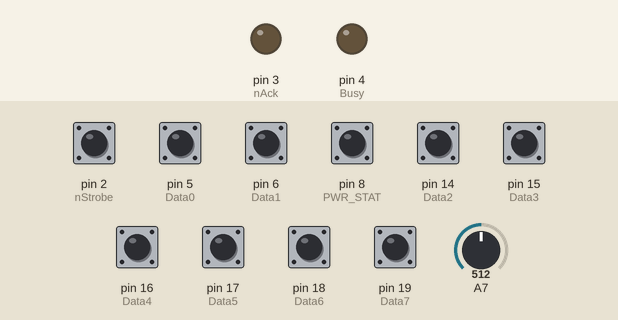
The sketch below on a simulated Arduino Uno, built with avr-gcc and run on an emulated ATmega328P. On the bench: output pins drawn as LEDs (lit = HIGH). The inputs (shaded band) are chosen by the test bench; at power-on: pin 2 (nStrobe), pin 5 (Data0), pin 6 (Data1), pin 8 (PWR_STAT), pin 14 (Data2), pin 15 (Data3), pin 16 (Data4), pin 17 (Data5), pin 18 (Data6), pin 19 (Data7) HIGH, A7 = 512. Storage starts empty.

Above: at 1.3 s.
1.4 s: pin 2 (nStrobe) pulled LOW for 0.6 s
At 2.0 s:
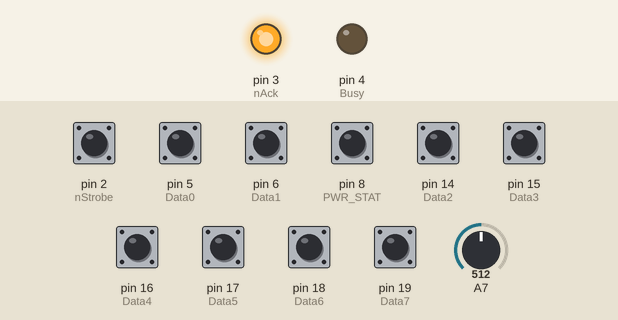
3.5 s: pin 2 (nStrobe) pulled LOW for 1 s
Timing chart, 0 to 6.5 s (numbered marks = the images above; inputs shaded):
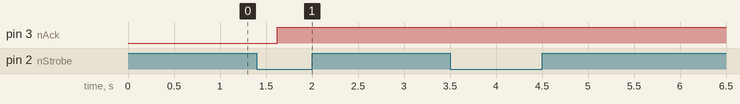

The sketch:

lpt-seriell.ino
```cpp
/********************************************************************************
 * PrinterCaptureInterrupt.ino
 * ------------------
 * Wiring Layout
 * -------------
 *
 * Parallel Port Output               Arduino Input
 * --------------------               -------------
 * Name      Dir.   Pin                Name    Pin
 * ----      ----   ---                ----    ---
 * nSTROBE    >       1................INT0     2 (as interupt)
 * DATA BYTE  >     2-9....................     5,6,14-19
 * nACK       <      10....................     3
 * BUSY       <      11....................     4
 * OutofPaper <      12................GND
 * Selected   <      13.................5v
 * GND        <>  18-25................GND
 *-------------------------------------------------------------------------------
 *
 * CS:      pin 10
 * MOSI:    pin 11
 * MISO:    pin 12
 * SCK:     pin 13
 *
 ********************************************************************************/
#define LEN 256

#define PWR_ON   7
#define PWR_STAT 8
#define LED_ON   9

#define SD_CS   10

#define Data0   5
#define Data1   6
#define Data2   14
#define Data3   15
#define Data4   16
#define Data5   17
#define Data6   18
#define Data7   19

#define nStrobe 2
#define nAck    3
#define Busy    4


#include <SPI.h>
#include <SD.h>
#include "TimerOne.h"

enum States {
  READY,
  BUSY,
  ACK,
  STDBY
} State;

String Filename = "";
char buf[LEN];
int bufx = 0;
int count = 0;
int toggle = LOW;
int adc;


void setup()
{
  //--------- Configure pins --------------

  pinMode(PWR_ON, OUTPUT);
  digitalWrite(PWR_ON,HIGH); // pin7 power-bridge ein;
  pinMode(PWR_STAT, INPUT_PULLUP); // pin8 für status power-bridge
  pinMode(LED_ON, OUTPUT);
  digitalWrite(LED_ON,HIGH); // pin9 power Led ein;

  pinMode(nStrobe, INPUT_PULLUP);

  for (int n = Data0; n < (Data7+1); n++)
    pinMode(n, INPUT_PULLUP);

  pinMode(nAck, OUTPUT);
  pinMode(Busy, OUTPUT);

  //Serial.begin(9600);
  //while (!Serial) { ; }

  attachInterrupt(0,DataReady,FALLING);
  State = STDBY;
  delay(100);
  //Serial.println("Pins Initialised");


  //-------- SD Karte einbinden -------------

  //Serial.println("Initializing SD Card...");

  // see if the card is present and can be initialized:
  if (!SD.begin(SD_CS)) {
    //Serial.println("SD failed, or not present");
    // don't do anything more:
    delay(1000);
    digitalWrite(PWR_ON,LOW);    //Sleep -> pin7 bzw. power-bridge aussschalten
    return;
  }
  //Serial.println("card initialized.");


  //-------- Dateinamen verwalten ------------

  if (!SD.exists("print"))
  {
    Filename = "print";
    //Serial.println(Filename);
  }
  else
  {
    char text[10];
    String str;

    for (int i=1; i < 1000; i++)
    {
       str= "print" + String(i);
       str.toCharArray(text,10);

       if (!SD.exists(text))
       {
          Filename = String(text);
          //Serial.println(Filename);
          i=1000;
       }
    }
  }


  //-------- 1 sekunden timer einstellen -----------

  Timer1.initialize(1000000);
  Timer1.attachInterrupt(sek);

}


void sek()
{
  count++;
}


void loop()
{
  switch (State) {
    case READY:
      digitalWrite(Busy, LOW);
      digitalWrite(nAck,HIGH);
      break;
    case BUSY: // nStrobe signal received by interrupt handler
      digitalWrite(Busy, HIGH);
      ProcessChar();
      State = ACK;
      break;
    case ACK:
      digitalWrite(nAck,LOW);
      delayMicroseconds(10); // Specification minimum = 5 us
      State = READY;
      break;
    case STDBY:
      //adc messen -> led blinken bei unterspannung akku
      adc = analogRead(7);
      if (adc<670)
      {
        //Serial.println(adc);
        toggle = !toggle;
        digitalWrite(LED_ON,toggle);
        delay(500);
      }
      break;
  }

  if ((State==READY) && (count==2))
  {
    SDsave(0);
  //  Serial.println("sd end");
    State = STDBY;
    digitalWrite(LED_ON,HIGH);
  }

  if (count>180)
  {
  //  Serial.println("10 sekunden");   //im leerlauf etwa 80 mal pro sekunden aufgerufen
    digitalWrite(PWR_ON,LOW);    //Sleep -> pin7 bzw. power-bridge aussschalten
    return;
  }

  if (digitalRead(PWR_STAT) && count>1)
  {
   // Serial.println("Power Off");
    digitalWrite(PWR_ON,LOW);    //Sleep -> pin7 bzw. power-bridge aussschalten
    return;
  }
}


void DataReady()
{
  State = BUSY;
  count=0;
}


void ProcessChar()
{
  byte Char;

  Char =  digitalRead(Data0) +
         (digitalRead(Data1) << 1) +
         (digitalRead(Data2) << 2) +
         (digitalRead(Data3) << 3) +
         (digitalRead(Data4) << 4) +
         (digitalRead(Data5) << 5) +
         (digitalRead(Data6) << 6) +
         (digitalRead(Data7) << 7);

  //Serial.print((char)Char);
  buf[bufx]= Char;
  bufx++;

  if (bufx == LEN)
  {
    SDsave(1);
    bufx=0;
    //Serial.println("sd saving");
    toggle = !toggle;
    digitalWrite(LED_ON,toggle);
  }
}

void SDsave(char mod)
{
  // open the file. note that only one file can be open at a time,
  // so you have to close this one before opening another.
  File dataFile = SD.open(Filename, FILE_WRITE);

  // if the file is available, write to it:
  if (dataFile) {
    if(mod) {
      dataFile.write(buf,LEN);
      dataFile.close();
    }
    else {
      dataFile.println(" ");
      dataFile.close();
    }
  }
  // if the file isn't open, pop up an error:
  else {
    //Serial.println("error opening file");
  }
}
```

Measured:
- after the input at 1.4 s, pin 3 (nAck): LOW → HIGH after 0.22 s
